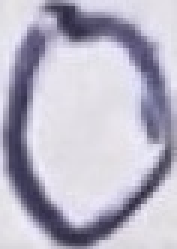
#> input picture data/cropped_train/0_0_0315302446.jpg, 59 x 83 px, found by its file name (shown 3 times larger); its folder holds only this picture in this run
$ jupyter execute --allow-errors main.ipynb   (older library calls are emulated)
#> lines starting #> are read from the running program, lines starting #| are printed output that depends on the picture
[cell 1]
import cv2
import os
import numpy as np

# Phân đoạn ảnh

[cell 2]
# [32 lines left out: function contourExtraction, not called in this run]

[cell 3]
def crop_img(dataset_dir):
    """Tìm các kí tự số trong ảnh và cắt để tạo dữ liệu huấn luyện"""
    # Thư mục để lưu các ảnh đã cắt
    cropped_folder = f"cropped_{dataset_dir}"
    if not os.path.exists(cropped_folder):
        os.makedirs(cropped_folder)

    for filename in os.listdir(dataset_dir):
        if filename.endswith('.jpg'):
        # Đường dẫn tới ảnh
            image_path = f"{dataset_dir}/{filename}"
            image = cv2.imread(image_path)
            image_name = os.path.splitext(os.path.basename(image_path))[0]

            number_contours = contourExtraction(image)

            # Đảm bảo rằng số contours và số ký tự trong image_name là như nhau
            if len(number_contours) != len(image_name):
                # [17 lines of commented-out code are left out]
                continue
            # Lặp qua từng contour và cắt từng vùng ảnh
            for i, contour in enumerate(number_contours):
                # Tạo bounding box cho từng vùng contour
                x, y, w, h = cv2.boundingRect(contour)

                # Cắt vùng ảnh tương ứng
                cropped_image = image[y:y+h, x:x+w]

                # Tạo tên file cho ảnh đã cắt
                cropped_image_name = f"{image_name[i]}_{i}_{image_name}.jpg"

                # Đường dẫn đầy đủ để lưu ảnh
                save_path = os.path.join(cropped_folder, cropped_image_name)

                # Lưu ảnh đã cắt
                cv2.imwrite(save_path, cropped_image)
                # print(f"Đã lưu ảnh đã cắt tại: {save_path}")
    return cropped_folder

#> (a cell that did not finish here is left out)

# Rút trích đặc trưng

## Đặc trưng HOG

[cell 5]
from skimage.feature import hog
def extract_hog(image):
    hog_features = hog(image,
                        orientations = 9,
                        pixels_per_cell=(8, 8),
                        cells_per_block=(4, 4),
                        visualize=False,
                        block_norm='L2-Hys')
    return hog_features

## Đặc trưng cạnh Sobel

[cell 6]
def extract_sobel_edges(image):
    """Trích xuất đặc trưng cạnh Sobel từ ảnh"""
    # Tính toán Sobel theo hướng x và y
    sobel_x = cv2.Sobel(image, cv2.CV_64F, 1, 0, ksize=3)
    sobel_y = cv2.Sobel(image, cv2.CV_64F, 0, 1, ksize=3)

    # Tính độ lớn gradient
    magnitude = np.sqrt(sobel_x**2 + sobel_y**2)

    # Chuẩn hóa giá trị về 0-1
    normalized_magnitude = cv2.normalize(magnitude, None, 0, 1, cv2.NORM_MINMAX)

    # Làm phẳng thành vector 1D
    return normalized_magnitude.flatten()

# Huấn luyện mô hình

## Tạo tập train và tập test

[cell 7]
# Lấy tập train
dataset_dir = 'cropped_train'

# Danh sách chứa đặc trưng và nhãn
X_train_hog = []
y_train_hog = []

X_train_sobel = []
y_train_sobel = []

# Đọc từng ảnh trong dataset
for filename in os.listdir(dataset_dir):
    if filename.endswith('.jpg'):
        # Đọc ảnh
        img_path = os.path.join(dataset_dir, filename)
        image = cv2.imread(img_path, cv2.IMREAD_GRAYSCALE)
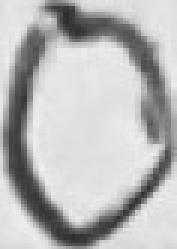
#> image: shape (83, 59) (shown 3 times larger); min 44, max 241, mean 183.9

        # Resize để chuẩn hóa kích thước
        resized_digit = cv2.resize(image, (64, 128))
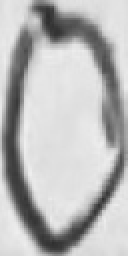
#> resized_digit: shape (128, 64) (shown 2 times larger); min 45, max 238, mean 183.8

        # Tính HOG
        hog_features = extract_hog(resized_digit)
#> in extract_hog, `hog_features = hog(image, orientations = 9, pixels_per_cell=(8, 8), ce..`: hog_features = 9360 values, max 0.471 at index 4464, min 0 at index 3, mean 0.0374
        # Tính sobel
        sobel_features = extract_sobel_edges(resized_digit)
#> in extract_sobel_edges, `sobel_x = cv2.Sobel(image, cv2.CV_64F, 1, 0, ksize=3)`:
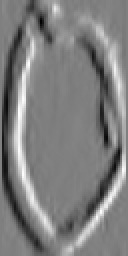
#> sobel_x: shape (128, 64) float64 (shown 2 times larger); min -383, max 383, mean -0.5; drawn with min black and max white
#> in extract_sobel_edges, `sobel_y = cv2.Sobel(image, cv2.CV_64F, 0, 1, ksize=3)`:
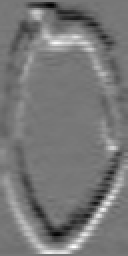
#> sobel_y: shape (128, 64) float64 (shown 2 times larger); min -290, max 327, mean -0.5; drawn with min black and max white
#> in extract_sobel_edges, `magnitude = np.sqrt(sobel_x**2 + sobel_y**2)`:
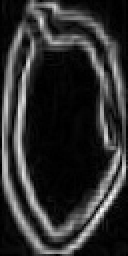
#> magnitude: shape (128, 64) float64 (shown 2 times larger); min 0, max 438, mean 81.4; drawn with min black and max white
#> sobel_features = 8192 values, max 1 at index 6770, min 0 at index 0, mean 0.186

        # Lưu đặc trưng và nhãn
        X_train_hog.append(hog_features)
        X_train_sobel.append(sobel_features)

        # Lấy nhãn từ tên file (bỏ đuôi và chỉ lấy ký tự tương ứng)
        label = filename.split('_')[0]
        y_train_hog.append(label)
        y_train_sobel.append(label)

# Chuyển đổi thành numpy array
X_train_hog = np.array(X_train_hog)
y_train_hog = np.array(y_train_hog)

X_train_sobel = np.array(X_train_sobel)
y_train_sobel = np.array(y_train_sobel)

$ run again, on data/cropped_train/0_0_0349300414.jpg
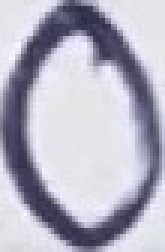
#> input picture data/cropped_train/0_0_0349300414.jpg, 55 x 84 px, found by its file name (shown 3 times larger)
#> `resized_digit = cv2.resize(image, (64, 128))`:
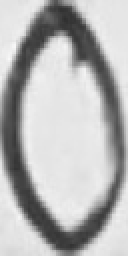
#> resized_digit: shape (128, 64) (shown 2 times larger); min 47, max 248, mean 180.2
#> in extract_hog, `hog_features = hog(image, orientations = 9, pixels_per_cell=(8, 8), ce..`: hog_features = 9360 values, max 0.482 at index 6163, min 0 at index 1, mean 0.0372
#> in extract_sobel_edges, `magnitude = np.sqrt(sobel_x**2 + sobel_y**2)`:
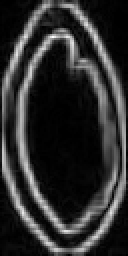
#> magnitude: shape (128, 64) float64 (shown 2 times larger); min 0, max 456.1, mean 83.6; drawn with min black and max white
#> sobel_features = 8192 values, max 1 at index 1178, min 0 at index 0, mean 0.183

$ run again, on data/cropped_train/0_0_0354634309.jpg
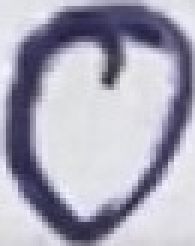
#> input picture data/cropped_train/0_0_0354634309.jpg, 65 x 82 px, found by its file name (shown 3 times larger)
#> `resized_digit = cv2.resize(image, (64, 128))`:
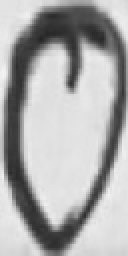
#> resized_digit: shape (128, 64) (shown 2 times larger); min 36, max 243, mean 170.7
#> in extract_hog, `hog_features = hog(image, orientations = 9, pixels_per_cell=(8, 8), ce..`: hog_features = 9360 values, max 0.473 at index 6164, min 0 at index 1, mean 0.0367
#> in extract_sobel_edges, `magnitude = np.sqrt(sobel_x**2 + sobel_y**2)`:
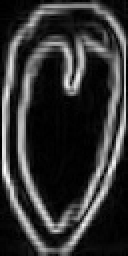
#> magnitude: shape (128, 64) float64 (shown 2 times larger); min 0, max 458.5, mean 94; drawn with min black and max white
#> sobel_features = 8192 values, max 1 at index 5378, min 0 at index 0, mean 0.205

$ run again, on data/cropped_train/0_0_0384674348.jpg
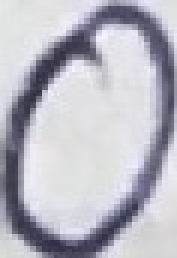
#> input picture data/cropped_train/0_0_0384674348.jpg, 59 x 86 px, found by its file name (shown 3 times larger)
#> `resized_digit = cv2.resize(image, (64, 128))`:
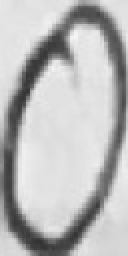
#> resized_digit: shape (128, 64) (shown 2 times larger); min 50, max 246, mean 185.1
#> in extract_hog, `hog_features = hog(image, orientations = 9, pixels_per_cell=(8, 8), ce..`: hog_features = 9360 values, max 0.47 at index 6867, min 0 at index 19, mean 0.0395
#> in extract_sobel_edges, `magnitude = np.sqrt(sobel_x**2 + sobel_y**2)`:
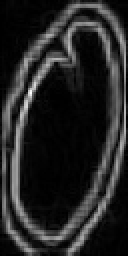
#> magnitude: shape (128, 64) float64 (shown 2 times larger); min 0, max 541.1, mean 79.4; drawn with min black and max white
#> sobel_features = 8192 values, max 1 at index 2959, min 0 at index 0, mean 0.147
